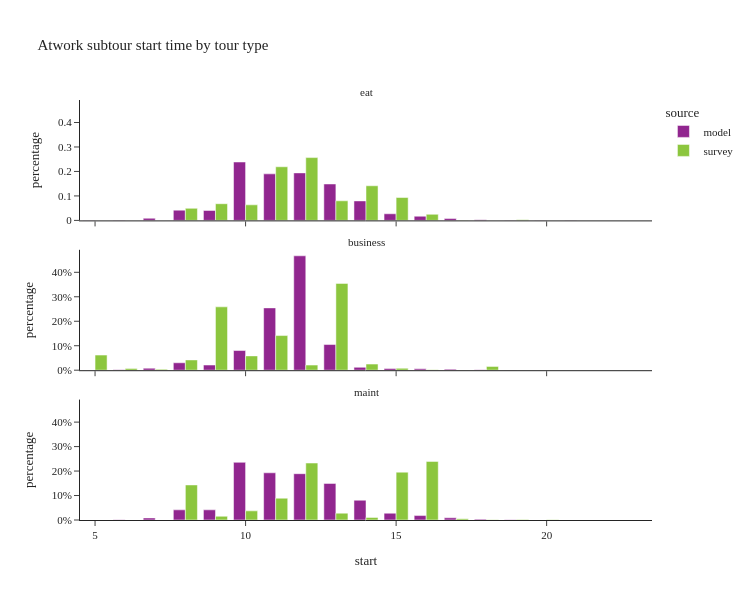

Notebook source saved alongside this figure:
### Code cell
util.plot_share_facetbar(atwork_subtour, 'tour_weight', share_col="start", title="Atwork subtour start time by tour type", 
                             facet_col='tour_type', facet_col_wrap=1, height=600, orientation='v')

### Figure 1 — Plotly figure (JSON) as saved in the notebook; plotly's stock layout.template omitted (floating-point values rounded to 4 significant figures)
{"data": [{"alignmentgroup": "True", "customdata": [[35], [198], [1970], [9343], [9071], [53193], [42385], [43283], [33183], [17752], [6036], [3809], [1768], [680], [89], [74], [27], [15], [7]], "hovertemplate": "source=model<br>tour_type=eat<br>start=%{x}<br>percentage=%{y}<br>sample_size=%{customdata[0]}<extra></extra>", "legendgroup": "model", "marker": {"color": "#91268F", "pattern": {"shape": ""}}, "name": "model", "offsetgroup": "model", "orientation": "v", "showlegend": true, "textposition": "auto", "type": "bar", "x": [5.0, 6.0, 7.0, 8.0, 9.0, 10.0, 11.0, 12.0, 13.0, 14.0, 15.0, 16.0, 17.0, 18.0, 19.0, 20.0, 21.0, 22.0, 23.0], "xaxis": "x3", "y": [0.000157, 0.0008882, 0.008837, 0.04191, 0.04069, 0.2386, 0.1901, 0.1942, 0.1489, 0.07963, 0.02708, 0.01709, 0.007931, 0.00305, 0.0003992, 0.000332, 0.0001211, 6.729e-05, 3.14e-05], "yaxis": "y3"}, {"alignmentgroup": "True", "customdata": [[18], [69], [411], [1519], [1055], [4020], [12734], [23375], [5244], [592], [348], [280], [208], [102], [21], [8], [6], [5]], "hovertemplate": "source=model<br>tour_type=business<br>start=%{x}<br>percentage=%{y}<br>sample_size=%{customdata[0]}<extra></extra>", "legendgroup": "model", "marker": {"color": "#91268F", "pattern": {"shape": ""}}, "name": "model", "offsetgroup": "model", "orientation": "v", "showlegend": false, "textposition": "auto", "type": "bar", "x": [5.0, 6.0, 7.0, 8.0, 9.0, 10.0, 11.0, 12.0, 13.0, 14.0, 15.0, 16.0, 17.0, 18.0, 19.0, 20.0, 21.0, 22.0], "xaxis": "x2", "y": [0.0003599, 0.00138, 0.008218, 0.03037, 0.02109, 0.08038, 0.2546, 0.4674, 0.1048, 0.01184, 0.006958, 0.005598, 0.004159, 0.002039, 0.0004199, 0.00016, 0.00012, 9.997e-05], "yaxis": "y2"}, {"alignmentgroup": "True", "customdata": [[9], [32], [303], [1495], [1496], [8492], [6951], [6820], [5389], [2913], [1000], [652], [324], [127], [23], [9], [5], [1]], "hovertemplate": "source=model<br>tour_type=maint<br>start=%{x}<br>percentage=%{y}<br>sample_size=%{customdata[0]}<extra></extra>", "legendgroup": "model", "marker": {"color": "#91268F", "pattern": {"shape": ""}}, "name": "model", "offsetgroup": "model", "orientation": "v", "showlegend": false, "textposition": "auto", "type": "bar", "x": [5.0, 6.0, 7.0, 8.0, 9.0, 10.0, 11.0, 12.0, 13.0, 14.0, 15.0, 16.0, 17.0, 18.0, 19.0, 20.0, 21.0, 22.0], "xaxis": "x", "y": [0.0002497, 0.0008879, 0.008407, 0.04148, 0.04151, 0.2356, 0.1929, 0.1892, 0.1495, 0.08082, 0.02775, 0.01809, 0.00899, 0.003524, 0.0006382, 0.0002497, 0.0001387, 2.775e-05], "yaxis": "y"}, {"alignmentgroup": "True", "customdata": [[1], [4], [3], [6], [29], [47], [20], [7], [6], [2], [3], [1]], "hovertemplate": "source=survey<br>tour_type=eat<br>start=%{x}<br>percentage=%{y}<br>sample_size=%{customdata[0]}<extra></extra>", "legendgroup": "survey", "marker": {"color": "#8CC63E", "pattern": {"shape": ""}}, "name": "survey", "offsetgroup": "survey", "orientation": "v", "showlegend": true, "textposition": "auto", "type": "bar", "x": [7.0, 8.0, 9.0, 10.0, 11.0, 12.0, 13.0, 14.0, 15.0, 16.0, 17.0, 19.0], "xaxis": "x3", "y": [0.0, 0.04926, 0.06816, 0.06364, 0.2191, 0.2566, 0.08008, 0.1415, 0.09344, 0.02489, 0.0009906, 0.002329], "yaxis": "y3"}, {"alignmentgroup": "True", "customdata": [[5], [6], [7], [6], [15], [13], [14], [8], [9], [7], [3], [1], [1], [1]], "hovertemplate": "source=survey<br>tour_type=business<br>start=%{x}<br>percentage=%{y}<br>sample_size=%{customdata[0]}<extra></extra>", "legendgroup": "survey", "marker": {"color": "#8CC63E", "pattern": {"shape": ""}}, "name": "survey", "offsetgroup": "survey", "orientation": "v", "showlegend": false, "textposition": "auto", "type": "bar", "x": [5.0, 6.0, 7.0, 8.0, 9.0, 10.0, 11.0, 12.0, 13.0, 14.0, 15.0, 16.0, 17.0, 18.0], "xaxis": "x2", "y": [0.06178, 0.007312, 0.00372, 0.04195, 0.2588, 0.0585, 0.1416, 0.02089, 0.3546, 0.02496, 0.007859, 0.001953, 0.0003679, 0.0156], "yaxis": "y2"}, {"alignmentgroup": "True", "customdata": [[2], [3], [9], [3], [9], [14], [34], [11], [7], [12], [5], [3], [1], [1], [1]], "hovertemplate": "source=survey<br>tour_type=maint<br>start=%{x}<br>percentage=%{y}<br>sample_size=%{customdata[0]}<extra></extra>", "legendgroup": "survey", "marker": {"color": "#8CC63E", "pattern": {"shape": ""}}, "name": "survey", "offsetgroup": "survey", "orientation": "v", "showlegend": false, "textposition": "auto", "type": "bar", "x": [6.0, 7.0, 8.0, 9.0, 10.0, 11.0, 12.0, 13.0, 14.0, 15.0, 16.0, 17.0, 18.0, 19.0, 20.0], "xaxis": "x", "y": [0.0003875, 0.0, 0.1432, 0.01521, 0.03732, 0.08912, 0.2328, 0.02794, 0.01055, 0.1955, 0.2395, 0.005279, 0.0006669, 0.002118, 0.0005345], "yaxis": "y"}], "layout": {"annotations": [{"font": {}, "showarrow": false, "text": "maint", "x": 0.5, "xanchor": "center", "xref": "paper", "y": 0.2867, "yanchor": "bottom", "yref": "paper"}, {"font": {}, "showarrow": false, "text": "business", "x": 0.5, "xanchor": "center", "xref": "paper", "y": 0.6433, "yanchor": "bottom", "yref": "paper"}, {"font": {}, "showarrow": false, "text": "eat", "x": 0.5, "xanchor": "center", "xref": "paper", "y": 1.0, "yanchor": "bottom", "yref": "paper"}], "barmode": "group", "height": 600, "legend": {"title": {"text": "source"}, "tracegroupgap": 0}, "title": {"text": "Atwork subtour start time by tour type"}, "width": 750, "xaxis": {"anchor": "y", "domain": [0.0, 1.0], "title": {"text": "start"}}, "xaxis2": {"anchor": "y2", "domain": [0.0, 1.0], "matches": "x", "showticklabels": false}, "xaxis3": {"anchor": "y3", "domain": [0.0, 1.0], "matches": "x", "showticklabels": false}, "yaxis": {"anchor": "x", "domain": [0.0, 0.2867], "tickformat": ".0%", "title": {"text": "percentage"}}, "yaxis2": {"anchor": "x2", "domain": [0.3567, 0.6433], "matches": "y", "tickformat": ".0%", "title": {"text": "percentage"}}, "yaxis3": {"anchor": "x3", "domain": [0.7133, 1.0], "matches": "y", "title": {"text": "percentage"}}}}
